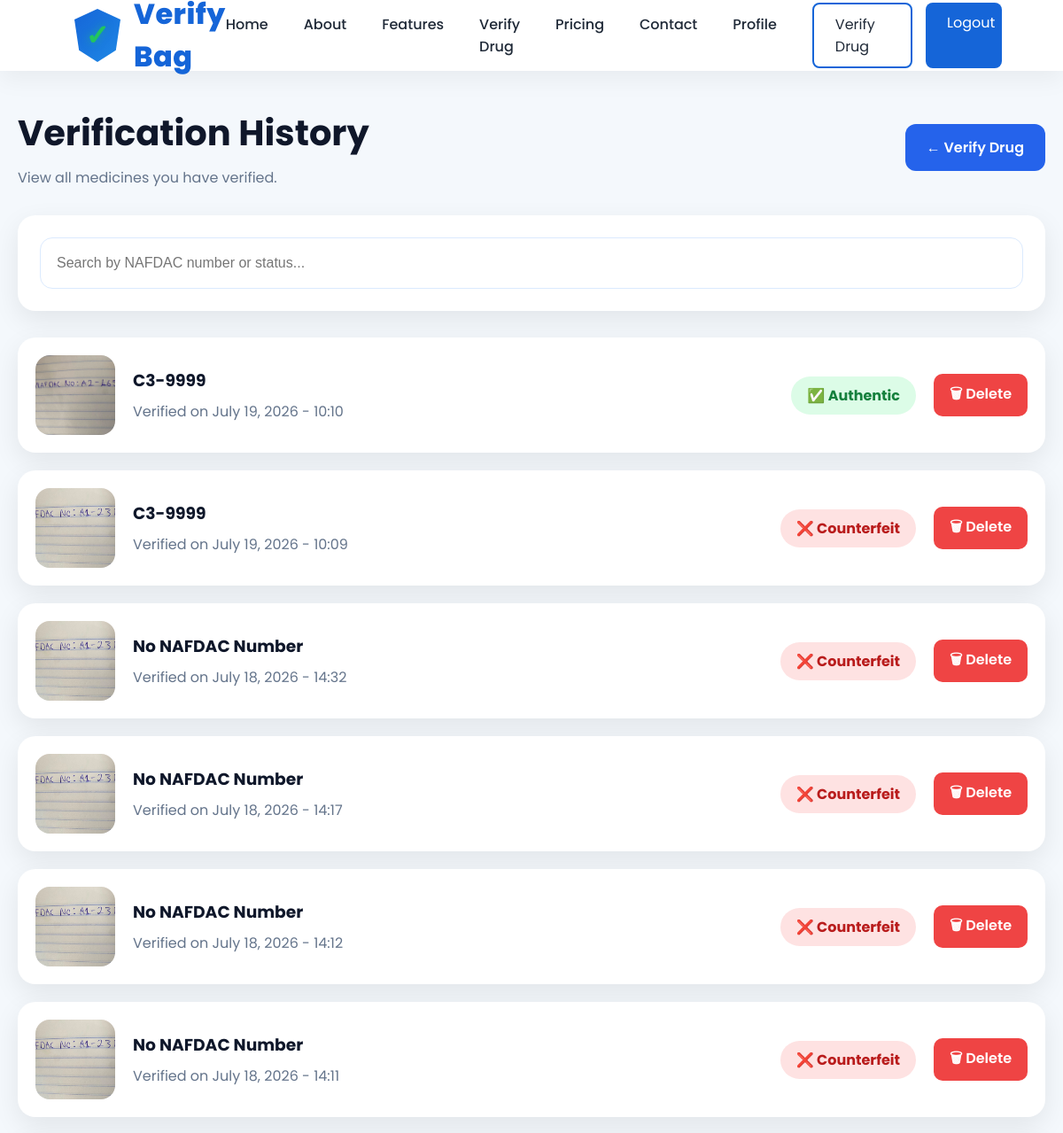
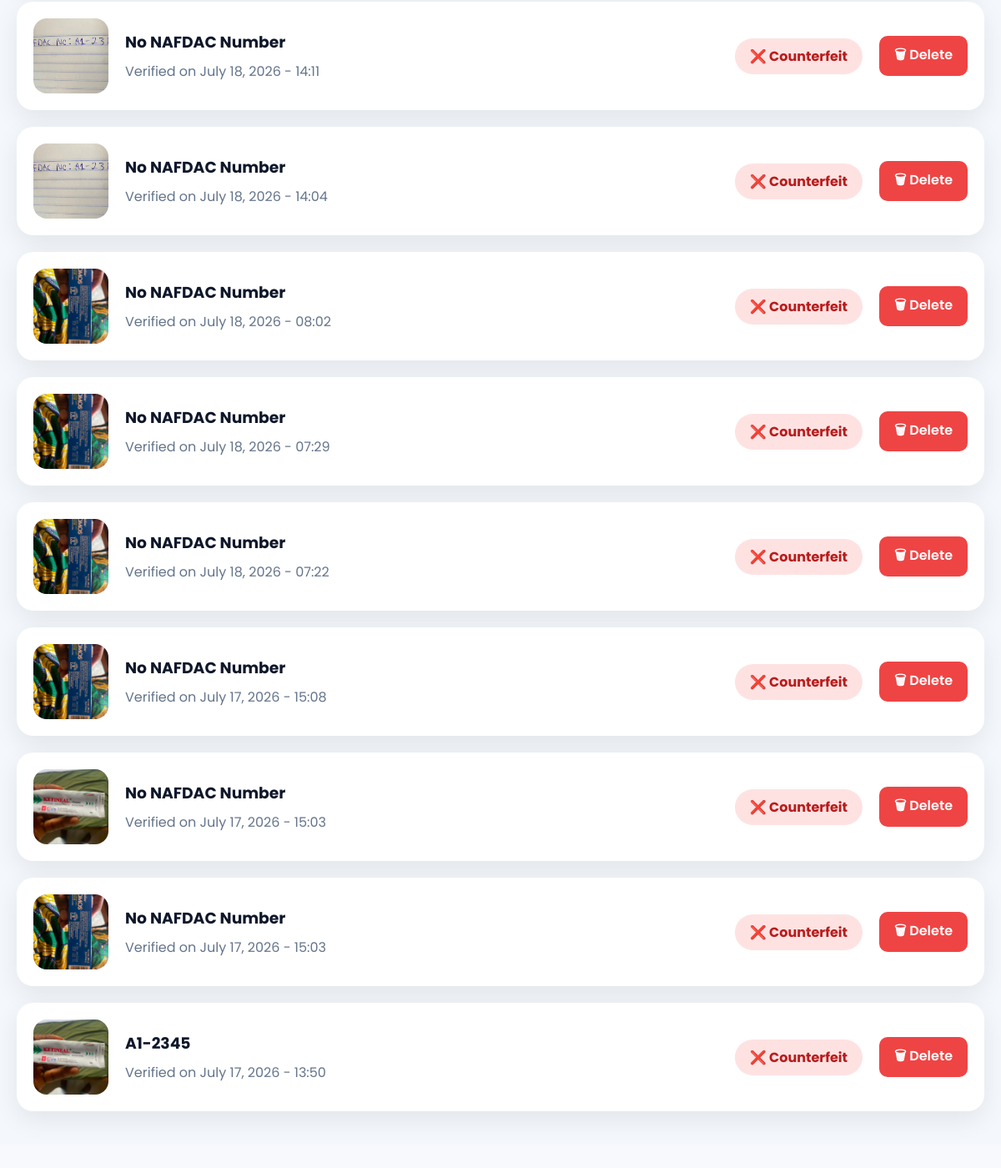
/verification-history/ (signed in), run on the app's committed database (2 pictures, top to bottom).
### verifybag_app/models.py (models this page shows, shortened)
class DrugVerification(models.Model):
    user = models.ForeignKey(
        User,
        on_delete=models.CASCADE
    )
    drug_image = models.ImageField(
        upload_to="drug_images/"
    )
    nafdac_number = models.CharField(
        max_length=100,
        blank=True
    )
    result = models.CharField(
        max_length=50,
        default="Pending"
    )
    created_at = models.DateTimeField(
        auto_now_add=True
    )

### verifybag_app/views.py (the view)
# urls.py: path("verification-history/", views.verification_history, name="verification_history"),
@login_required(login_url="login")
def verification_history(request):
    verifications = DrugVerification.objects.filter(
        user=request.user
    ).order_by("-created_at")
    return render(
        request,
        "verification_history.html",
        {
            "verifications": verifications
        }
    )

### verifybag_app/templates/verification_history.html (shortened to what this page needs)
{% extends 'base.html' %}
{% load static %}
{% block css %}
<link rel="stylesheet" href="{% static 'css/verification_history.css' %}">
{% endblock %}
{% block content %}
<section class="history-page">
    <div class="history-container">
        <div class="history-header">
            <div>
                <h1>
                    Verification History
                </h1>
                <p>
                    View all medicines you have verified.
                </p>
            </div>
            <a href="{% url 'verify_drug' %}" class="back-btn">
                ← Verify Drug
            </a>
        </div>
        <div class="search-card">
            <input
                type="text"
                id="historySearch"
                placeholder="Search by NAFDAC number or status...">
        </div>
        <div class="history-list">
            {% if verifications %}
                {% for verification in verifications %}
                <div class="history-item">
                    <div class="history-image">
                        {% if verification.drug_image %}
                        <img
                            src="{{ verification.drug_image.url }}"
                            alt="Drug">
                        {% else %}
                        <div class="no-image">
                            📷
                        </div>
                        {% endif %}
                    </div>
                    <div class="history-details">
                        <h3>
                            {{ verification.nafdac_number|default:"No NAFDAC Number" }}
                        </h3>
                        <p>
                            Verified on {{ verification.created_at|date:"F d, Y - H:i" }}
                        </p>
                    </div>
                    <div class="history-status">
                        {% if verification.result == "Authentic" %}
                        <span class="status authentic">
                            ✅ Authentic
                        </span>
                        {% else %}
                        <span class="status fake">
                            ❌ Counterfeit
                        </span>
                        {% endif %}
                    </div>
                    <div class="history-actions">
                        <a
                            href="{% url 'delete_verification' verification.id %}"
                            class="delete-btn"
                            onclick="return confirm('Are you sure you want to delete this verification?');">
                            🗑 Delete
                        </a>
                    </div>
                </div>
                {% endfor %}
            {% endif %}
        </div>
    </div>
</section>
{% endblock %}

### verifybag_app/templates/base.html (shortened to what this page needs)
{% load static %}
<!DOCTYPE html>
<html lang="en">
<head>
    <link rel="stylesheet" href="{% static 'css/base.css' %}">
    {% block css %}
    {% endblock %}
</head>
<body>
<header>
            <nav class="navbar">
                <a href="/" class="logo">
            <div class="logo-icon">
                <div class="shield">
                    <span class="check">✓</span>
                </div>
            </div>
            <div class="logo-text">
                <span class="verify">Verify</span>
                <span class="bag">Bag</span>
            </div>
        </a>
        <div class="mobile-menu" id="navLinks">
            <ul class="nav-links">
                <li><a href="/">Home</a></li>
                <li><a href="{% url 'about' %}">About</a></li>
                <li><a href="{% url 'features' %}">Features</a></li>
                <li><a href="{% url 'verify_drug' %}">Verify Drug</a></li>
                <li><a href="{% url 'pricing' %}">Pricing</a></li>
                <li><a href="{% url 'contact' %}">Contact</a></li>
                <li><a href="{% url 'profile' %}">Profile</a></li>
            </ul>
            <div class="nav-buttons">
                {% if user.is_authenticated %}
                    <a href="{% url 'verify_drug' %}" class="login-btn">
                        Verify Drug
                    </a>
                    <a href="{% url 'logout' %}" class="register-btn">
                        Logout
                    </a>
                {% endif %}
            </div>
        </div>
    </nav>
</header>
<main>
{% block content %}
{% endblock %}
</main>
</body>
</html>

### verifybag_app/static/css/base.css (style rules this page uses)
* { margin:0; padding:0; box-sizing:border-box; }
html { scroll-behavior:smooth; }
body { font-family:'Poppins',sans-serif; background:#f7f9fc; color:#1f2937; overflow-x:hidden; transition: background .35s, color .35s; }
a { text-decoration:none; color:inherit; }
ul { list-style:none; }
img { max-width:100%; display:block; }
.navbar { width:100%; height:80px; display:flex; justify-content:space-between; align-items:center; padding:0 7%; background:white; position:fixed; top:0; left:0; z-index:1000; box-shadow:0 10px 25px rgba(0,0,0,.05); }
.navbar { transition: all .35s ease; }
.logo { font-size:30px; font-weight:700; color:#1565d8; }
.nav-links { display:flex; gap:40px; }
.nav-links a { font-weight:500; transition:.3s; }
.nav-buttons { display:flex; gap:15px; }
.mobile-menu { display:flex; align-items:center; gap:40px; }
.login-btn { padding:10px 24px; border:2px solid #1565d8; border-radius:8px; transition:.3s; }
.register-btn { background:#1565d8; color:white; padding:10px 24px; border-radius:8px; transition:.3s; }
main { margin-top:80px; min-height:100vh; }
.logo { display:flex; align-items:center; gap:15px; }
.logo-icon { display:flex; justify-content:center; align-items:center; }
.shield { width:52px; height:60px; background:linear-gradient(135deg,#1565d8,#1e88e5); clip-path:polygon( 50% 0%, 100% 20%, 90% 78%, 50% 100%, 10% 78%, 0% 20% ); display:flex; justify-content:center; align-items:center; position:relative; transition:.4s; box-shadow:0 8px 20px rgba(21,101,216,.35); }
.check { color:#22c55e; font-size:32px; font-weight:900; text-shadow:0 0 10px rgba(34,197,94,.5); }
.logo-text { font-size:32px; font-weight:800; letter-spacing:.5px; }
.verify { color:#1565d8; }
.bag { color:#1565d8; }
.vb-hidden { opacity:0; transform:translateY(70px) scale(.96); transition: opacity .8s ease, transform .8s ease; }
.vb-show { opacity:1; transform:translateY(0) scale(1); }
.login-btn, .register-btn, button { position:relative; overflow:hidden; }

### verifybag_app/static/css/verification_history.css (style rules this page uses)
.history-page { min-height:100vh; background:#f4f8fc; padding:40px 20px; }
.history-container { max-width:1200px; margin:auto; }
.history-header { display:flex; justify-content:space-between; align-items:center; gap:20px; margin-bottom:30px; }
.history-header h1 { font-size:40px; color:#0f172a; margin-bottom:8px; }
.history-header p { color:#64748b; }
.back-btn { background:#2563eb; color:white; text-decoration:none; padding:14px 24px; border-radius:12px; font-weight:600; transition:.3s; }
.search-card { background:white; padding:25px; border-radius:20px; margin-bottom:30px; box-shadow:0 10px 30px rgba(0,0,0,.08); }
.search-card input { width:100%; height:58px; border:1px solid #dbeafe; border-radius:14px; padding:0 18px; font-size:16px; }
.history-list { display:flex; flex-direction:column; gap:20px; }
.history-item { display:flex; align-items:center; justify-content:space-between; gap:20px; background:white; padding:20px; border-radius:20px; box-shadow:0 10px 30px rgba(0,0,0,.08); transition:.35s; }
.history-image img { width:90px; height:90px; object-fit:cover; border-radius:16px; }
.history-details { flex:1; }
.history-details h3 { color:#0f172a; margin-bottom:8px; }
.history-details p { color:#64748b; }
.status { padding:10px 18px; border-radius:50px; font-weight:700; }
.authentic { background:#dcfce7; color:#15803d; }
.fake { background:#fee2e2; color:#b91c1c; }
.history-actions { display:flex; align-items:center; }
.delete-btn { text-decoration:none; background:#ef4444; color:white; padding:10px 18px; border-radius:10px; font-weight:600; transition:.3s; }

### data on the page
DrugVerification: drug_image (picture), nafdac_number "C3-9999", created_at "July 19, 2026 - 10:10", result "✅ Authentic"
DrugVerification: drug_image (picture), nafdac_number "C3-9999", created_at "July 19, 2026 - 10:09", shows "❌ Counterfeit"
DrugVerification: drug_image (picture), nafdac_number "No NAFDAC Number", created_at "July 18, 2026 - 14:32", shows "❌ Counterfeit"
DrugVerification: drug_image (picture), nafdac_number "No NAFDAC Number", created_at "July 18, 2026 - 14:17", shows "❌ Counterfeit"
DrugVerification: drug_image (picture), nafdac_number "No NAFDAC Number", created_at "July 18, 2026 - 14:12", shows "❌ Counterfeit"
DrugVerification: drug_image (picture), nafdac_number "No NAFDAC Number", created_at "July 18, 2026 - 14:11", shows "❌ Counterfeit"
DrugVerification: drug_image (picture), nafdac_number "No NAFDAC Number", created_at "July 18, 2026 - 14:11", shows "❌ Counterfeit"
DrugVerification: drug_image (picture), nafdac_number "No NAFDAC Number", created_at "July 18, 2026 - 14:04", shows "❌ Counterfeit"
DrugVerification: drug_image (picture), nafdac_number "No NAFDAC Number", created_at "July 18, 2026 - 08:02", shows "❌ Counterfeit"
DrugVerification: drug_image (picture), nafdac_number "No NAFDAC Number", created_at "July 18, 2026 - 07:29", shows "❌ Counterfeit"
DrugVerification: drug_image (picture), nafdac_number "No NAFDAC Number", created_at "July 18, 2026 - 07:22", shows "❌ Counterfeit"
DrugVerification: drug_image (picture), nafdac_number "No NAFDAC Number", created_at "July 17, 2026 - 15:08", shows "❌ Counterfeit"
DrugVerification: drug_image (picture), nafdac_number "No NAFDAC Number", created_at "July 17, 2026 - 15:03", shows "❌ Counterfeit"
DrugVerification: drug_image (picture), nafdac_number "No NAFDAC Number", created_at "July 17, 2026 - 15:03", shows "❌ Counterfeit"
DrugVerification: drug_image (picture), nafdac_number "A1-2345", created_at "July 17, 2026 - 13:50", result "❌ Counterfeit"
